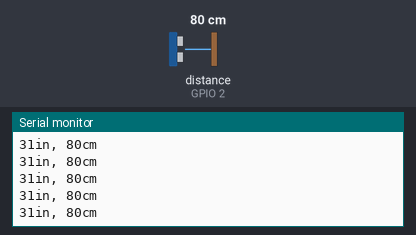
The sketch below on a simulated ESP32. Shown: the last lines printed to the serial monitor. The inputs (shaded band) are chosen by the test bench; at power-on: distance to the obstacle (sensor on GPIO 2) 80 cm. The echo pulse lasts 58.3 µs per cm.

Above: at 1.2 s.
1.3 s: distance to the obstacle (sensor on GPIO 2) set to 2 cm
At 1.37 s:
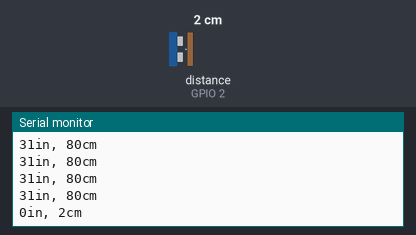
2.8 s: distance to the obstacle (sensor on GPIO 2) set to 4 cm
At 2.89 s:
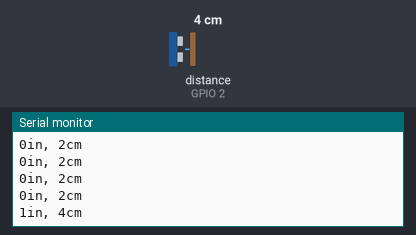
Timing chart, 0 to 5.8 s (numbered marks = the images above; inputs shaded):
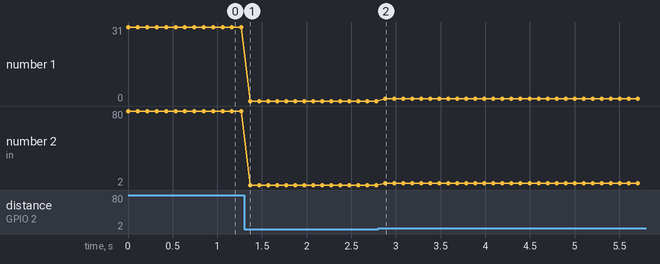

Measured:
- after the input at 1.3 s, the serial monitor: prints a new line after 0.07 s (image 1)
- after the input at 2.8 s, the serial monitor: prints a new line after 0.08 s (image 2)
- plotted number 1: 31 → 0 after the input at 1.3 s, 0 → 1 after the input at 2.8 s
- plotted number 2: 80 → 2 after the input at 1.3 s, 2 → 4 after the input at 2.8 s

The sketch:

36_Ultrasonic_sensor_ESP32.ino
```cpp
void setup() {
  Serial.begin(9600);
  pinMode(0, OUTPUT);
  pinMode(2, INPUT);
}

void loop() {
  long duration, inches, cm;
  digitalWrite(0, LOW);
  delayMicroseconds(2);
  digitalWrite(0, HIGH);
  delayMicroseconds(5);
  digitalWrite(0, LOW);

  duration = pulseIn(2, HIGH);

  inches = duration /74/2;
  cm = duration /29/2;

  Serial.print(inches);
  Serial.print("in, ");
  Serial.print(cm);
  Serial.print("cm");
  Serial.println();

  delay(100);
}
```
